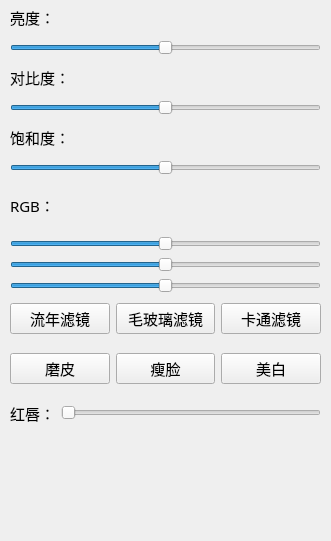
    <widget class="QWidget" name="Enhancement">
     <property name="geometry">
      <rect>
       <x>0</x>
       <y>0</y>
       <width>331</width>
       <height>541</height>
      </rect>
     </property>
     <attribute name="label">
      <string>图像增强与美颜</string>
     </attribute>
     <widget class="QWidget" name="layoutWidget_6">
      <property name="geometry">
       <rect>
        <x>10</x>
        <y>0</y>
        <width>311</width>
        <height>55</height>
       </rect>
      </property>
      <layout class="QVBoxLayout" name="verticalLayout_6">
       <item>
        <widget class="QLabel" name="label_4">
         <property name="font">
          <font>
           <family>微软雅黑</family>
           <pointsize>11</pointsize>
          </font>
         </property>
         <property name="text">
          <string>亮度：</string>
         </property>
        </widget>
       </item>
       <item>
        <widget class="QSlider" name="BrightnessSlider">
         <property name="minimum">
          <number>0</number>
         </property>
         <property name="maximum">
          <number>200</number>
         </property>
         <property name="value">
          <number>100</number>
         </property>
         <property name="orientation">
          <enum>Qt::Horizontal</enum>
         </property>
         <property name="tickPosition">
          <enum>QSlider::NoTicks</enum>
         </property>
        </widget>
       </item>
      </layout>
     </widget>
     <widget class="QWidget" name="layoutWidget_7">
      <property name="geometry">
       <rect>
        <x>10</x>
        <y>60</y>
        <width>311</width>
        <height>55</height>
       </rect>
      </property>
      <layout class="QVBoxLayout" name="verticalLayout_13">
       <item>
        <widget class="QLabel" name="label_18">
         <property name="font">
          <font>
           <family>微软雅黑</family>
           <pointsize>11</pointsize>
          </font>
         </property>
         <property name="text">
          <string>对比度：</string>
         </property>
        </widget>
       </item>
       <item>
        <widget class="QSlider" name="ContrastSlider">
         <property name="minimum">
          <number>-100</number>
         </property>
         <property name="maximum">
          <number>100</number>
         </property>
         <property name="orientation">
          <enum>Qt::Horizontal</enum>
         </property>
         <property name="tickPosition">
          <enum>QSlider::NoTicks</enum>
         </property>
        </widget>
       </item>
      </layout>
     </widget>
     <widget class="QWidget" name="layoutWidget_8">
      <property name="geometry">
       <rect>
        <x>10</x>
        <y>120</y>
        <width>311</width>
        <height>55</height>
       </rect>
      </property>
      <layout class="QVBoxLayout" name="verticalLayout_14">
       <item>
        <widget class="QLabel" name="label_19">
         <property name="font">
          <font>
           <family>微软雅黑</family>
           <pointsize>11</pointsize>
          </font>
         </property>
         <property name="text">
          <string>饱和度：</string>
         </property>
        </widget>
       </item>
       <item>
        <widget class="QSlider" name="SaturationSlider">
         <property name="minimum">
          <number>-100</number>
         </property>
         <property name="maximum">
          <number>100</number>
         </property>
         <property name="orientation">
          <enum>Qt::Horizontal</enum>
         </property>
         <property name="tickPosition">
          <enum>QSlider::NoTicks</enum>
         </property>
        </widget>
       </item>
      </layout>
     </widget>
     <widget class="QWidget" name="">
      <property name="geometry">
       <rect>
        <x>10</x>
        <y>180</y>
        <width>311</width>
        <height>113</height>
       </rect>
      </property>
      <layout class="QVBoxLayout" name="verticalLayout_16">
       <item>
        <widget class="QLabel" name="label_21">
         <property name="font">
          <font>
           <family>微软雅黑</family>
           <pointsize>11</pointsize>
          </font>
         </property>
         <property name="text">
          <string>RGB：</string>
         </property>
        </widget>
       </item>
       <item>
        <widget class="QSlider" name="RcolorSlider">
         <property name="minimum">
          <number>-100</number>
         </property>
         <property name="maximum">
          <number>100</number>
         </property>
         <property name="orientation">
          <enum>Qt::Horizontal</enum>
         </property>
         <property name="tickPosition">
          <enum>QSlider::NoTicks</enum>
         </property>
        </widget>
       </item>
       <item>
        <widget class="QSlider" name="GcolorSlider">
         <property name="minimum">
          <number>-100</number>
         </property>
         <property name="maximum">
          <number>100</number>
         </property>
         <property name="orientation">
          <enum>Qt::Horizontal</enum>
         </property>
         <property name="tickPosition">
          <enum>QSlider::NoTicks</enum>
         </property>
        </widget>
       </item>
       <item>
        <widget class="QSlider" name="BcolorSlider">
         <property name="minimum">
          <number>-100</number>
         </property>
         <property name="maximum">
          <number>100</number>
         </property>
         <property name="orientation">
          <enum>Qt::Horizontal</enum>
         </property>
         <property name="tickPosition">
          <enum>QSlider::NoTicks</enum>
         </property>
        </widget>
       </item>
      </layout>
     </widget>
     <widget class="QWidget" name="">
      <property name="geometry">
       <rect>
        <x>10</x>
        <y>300</y>
        <width>311</width>
        <height>38</height>
       </rect>
      </property>
      <layout class="QHBoxLayout" name="horizontalLayout_11">
       <item>
        <widget class="QPushButton" name="pushButtonFleet">
         <property name="font">
          <font>
           <family>微软雅黑</family>
           <pointsize>11</pointsize>
          </font>
         </property>
         <property name="text">
          <string>流年滤镜</string>
         </property>
        </widget>
       </item>
       <item>
        <widget class="QPushButton" name="pushButtonGlass">
         <property name="font">
          <font>
           <family>微软雅黑</family>
           <pointsize>11</pointsize>
          </font>
         </property>
         <property name="text">
          <string>毛玻璃滤镜</string>
         </property>
        </widget>
       </item>
       <item>
        <widget class="QPushButton" name="pushButtonCartoon">
         <property name="font">
          <font>
           <family>微软雅黑</family>
           <pointsize>11</pointsize>
          </font>
         </property>
         <property name="text">
          <string>卡通滤镜</string>
         </property>
        </widget>
       </item>
      </layout>
     </widget>
     <widget class="QWidget" name="">
      <property name="geometry">
       <rect>
        <x>10</x>
        <y>350</y>
        <width>311</width>
        <height>38</height>
       </rect>
      </property>
      <layout class="QHBoxLayout" name="horizontalLayout_25">
       <item>
        <widget class="QPushButton" name="pushButtonSmooth">
         <property name="font">
          <font>
           <family>微软雅黑</family>
           <pointsize>11</pointsize>
          </font>
         </property>
         <property name="text">
          <string>磨皮</string>
         </property>
        </widget>
       </item>
       <item>
        <widget class="QPushButton" name="pushButtonThin">
         <property name="font">
          <font>
           <family>微软雅黑</family>
           <pointsize>11</pointsize>
          </font>
         </property>
         <property name="text">
          <string>瘦脸</string>
         </property>
        </widget>
       </item>
       <item>
        <widget class="QPushButton" name="pushButtonWhite">
         <property name="font">
          <font>
           <family>微软雅黑</family>
           <pointsize>11</pointsize>
          </font>
         </property>
         <property name="text">
          <string>美白</string>
         </property>
        </widget>
       </item>
      </layout>
     </widget>
     <widget class="QWidget" name="">
      <property name="geometry">
       <rect>
        <x>10</x>
        <y>400</y>
        <width>311</width>
        <height>26</height>
       </rect>
      </property>
      <layout class="QHBoxLayout" name="horizontalLayout_26">
       <item>
        <widget class="QLabel" name="label_46">
         <property name="font">
          <font>
           <family>微软雅黑</family>
           <pointsize>11</pointsize>
          </font>
         </property>
         <property name="text">
          <string>红唇：</string>
         </property>
        </widget>
       </item>
       <item>
        <widget class="QSlider" name="RedLipSlider">
         <property name="minimum">
          <number>0</number>
         </property>
         <property name="maximum">
          <number>10</number>
         </property>
         <property name="orientation">
          <enum>Qt::Horizontal</enum>
         </property>
         <property name="tickPosition">
          <enum>QSlider::NoTicks</enum>
         </property>
        </widget>
       </item>
      </layout>
     </widget>
    </widget>
